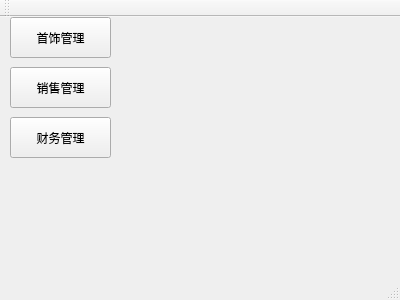
<?xml version="1.0" encoding="UTF-8"?>
<ui version="4.0">
 <class>MainWindow</class>
 <widget class="QMainWindow" name="MainWindow">
  <property name="geometry">
   <rect>
    <x>0</x>
    <y>0</y>
    <width>400</width>
    <height>300</height>
   </rect>
  </property>
  <property name="windowTitle">
   <string>MainWindow</string>
  </property>
  <widget class="QWidget" name="centralWidget">
   <widget class="QPushButton" name="pushButton">
    <property name="geometry">
     <rect>
      <x>10</x>
      <y>0</y>
      <width>101</width>
      <height>41</height>
     </rect>
    </property>
    <property name="text">
     <string>首饰管理</string>
    </property>
   </widget>
   <widget class="QPushButton" name="pushButton_2">
    <property name="geometry">
     <rect>
      <x>10</x>
      <y>50</y>
      <width>101</width>
      <height>41</height>
     </rect>
    </property>
    <property name="text">
     <string>销售管理</string>
    </property>
   </widget>
   <widget class="QPushButton" name="pushButton_3">
    <property name="geometry">
     <rect>
      <x>10</x>
      <y>100</y>
      <width>101</width>
      <height>41</height>
     </rect>
    </property>
    <property name="text">
     <string>财务管理</string>
    </property>
   </widget>
  </widget>
  <widget class="QMenuBar" name="menuBar">
   <property name="geometry">
    <rect>
     <x>0</x>
     <y>0</y>
     <width>400</width>
     <height>23</height>
    </rect>
   </property>
  </widget>
  <widget class="QToolBar" name="mainToolBar">
   <attribute name="toolBarArea">
    <enum>TopToolBarArea</enum>
   </attribute>
   <attribute name="toolBarBreak">
    <bool>false</bool>
   </attribute>
  </widget>
  <widget class="QStatusBar" name="statusBar"/>
 </widget>
 <layoutdefault spacing="6" margin="11"/>
 <resources/>
 <connections/>
</ui>
